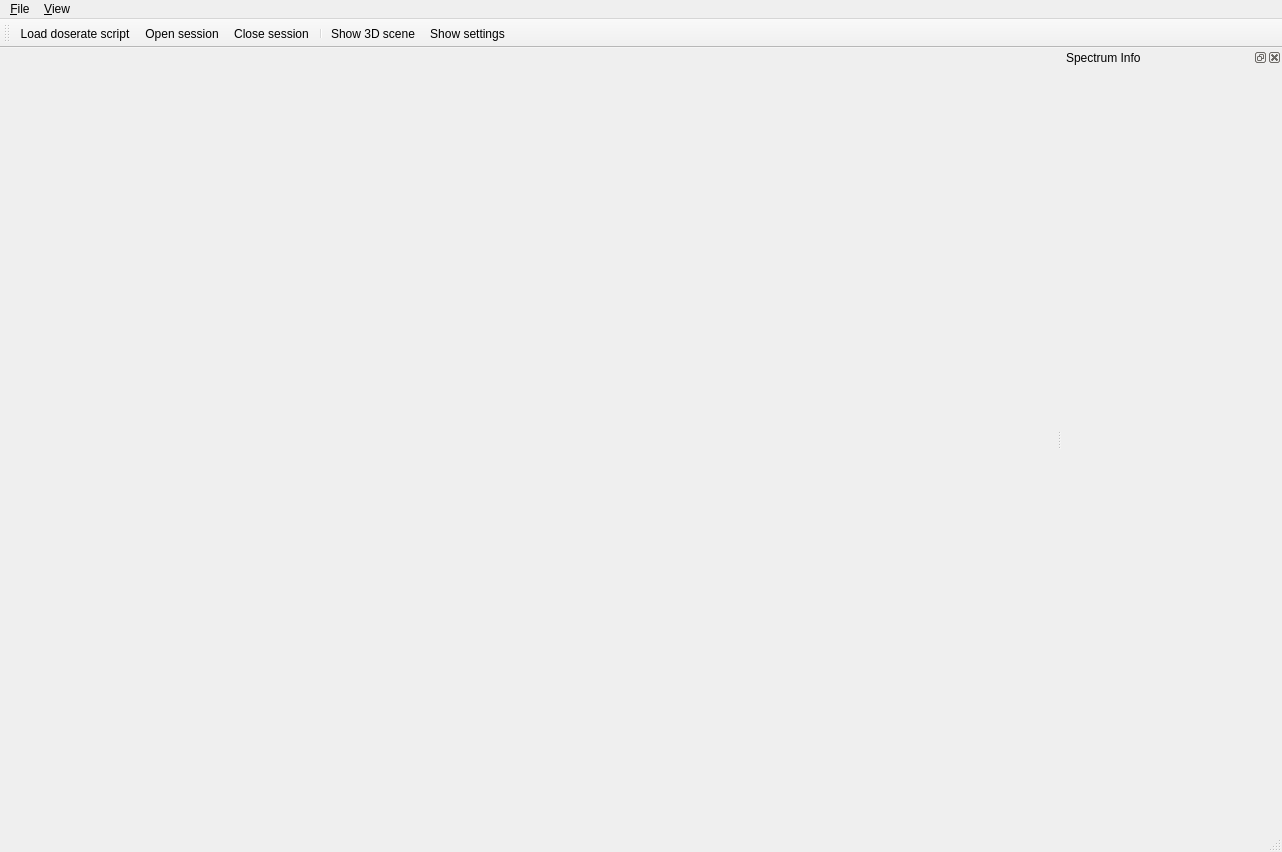
<?xml version="1.0" encoding="UTF-8"?>
<ui version="4.0">
 <class>gamman3d</class>
 <widget class="QMainWindow" name="gamman3d">
  <property name="geometry">
   <rect>
    <x>0</x>
    <y>0</y>
    <width>1282</width>
    <height>852</height>
   </rect>
  </property>
  <property name="windowTitle">
   <string>Gamma Analyzer 3D</string>
  </property>
  <property name="windowIcon">
   <iconset resource="resources.qrc">
    <normaloff>:/res/images/crash.ico</normaloff>:/res/images/crash.ico</iconset>
  </property>
  <widget class="QWidget" name="centralwidget">
   <layout class="QHBoxLayout" name="horizontalLayout">
    <property name="spacing">
     <number>0</number>
    </property>
    <property name="leftMargin">
     <number>2</number>
    </property>
    <property name="topMargin">
     <number>2</number>
    </property>
    <property name="rightMargin">
     <number>2</number>
    </property>
    <property name="bottomMargin">
     <number>2</number>
    </property>
    <item>
     <widget class="QStackedWidget" name="pages">
      <property name="currentIndex">
       <number>0</number>
      </property>
      <widget class="QWidget" name="pageScene">
       <layout class="QVBoxLayout" name="layoutScene">
        <property name="spacing">
         <number>0</number>
        </property>
        <property name="leftMargin">
         <number>0</number>
        </property>
        <property name="topMargin">
         <number>0</number>
        </property>
        <property name="rightMargin">
         <number>0</number>
        </property>
        <property name="bottomMargin">
         <number>0</number>
        </property>
       </layout>
      </widget>
      <widget class="QWidget" name="pageSettings"/>
     </widget>
    </item>
   </layout>
  </widget>
  <widget class="QMenuBar" name="menu">
   <property name="geometry">
    <rect>
     <x>0</x>
     <y>0</y>
     <width>1282</width>
     <height>33</height>
    </rect>
   </property>
   <widget class="QMenu" name="menuFile">
    <property name="title">
     <string>&amp;File</string>
    </property>
    <addaction name="actionOpenSession"/>
    <addaction name="actionCloseSession"/>
    <addaction name="separator"/>
    <addaction name="actionExit"/>
   </widget>
   <widget class="QMenu" name="menuView">
    <property name="title">
     <string>&amp;View</string>
    </property>
    <addaction name="actionShowScene"/>
    <addaction name="actionShowSettings"/>
   </widget>
   <addaction name="menuFile"/>
   <addaction name="menuView"/>
  </widget>
  <widget class="QStatusBar" name="status"/>
  <widget class="QToolBar" name="toolBar">
   <property name="windowTitle">
    <string>toolBar</string>
   </property>
   <attribute name="toolBarArea">
    <enum>TopToolBarArea</enum>
   </attribute>
   <attribute name="toolBarBreak">
    <bool>false</bool>
   </attribute>
   <addaction name="actionLoadDoserateScript"/>
   <addaction name="actionOpenSession"/>
   <addaction name="actionCloseSession"/>
   <addaction name="separator"/>
   <addaction name="actionShowScene"/>
   <addaction name="actionShowSettings"/>
  </widget>
  <widget class="QDockWidget" name="dockInfo">
   <property name="minimumSize">
    <size>
     <width>220</width>
     <height>116</height>
    </size>
   </property>
   <property name="floating">
    <bool>false</bool>
   </property>
   <property name="allowedAreas">
    <set>Qt::LeftDockWidgetArea|Qt::RightDockWidgetArea</set>
   </property>
   <property name="windowTitle">
    <string>Spectrum Info</string>
   </property>
   <attribute name="dockWidgetArea">
    <number>2</number>
   </attribute>
   <widget class="QWidget" name="dockWidgetContents">
    <layout class="QVBoxLayout" name="verticalLayout">
     <item>
      <widget class="QLabel" name="labelSpectrumId">
       <property name="text">
        <string/>
       </property>
      </widget>
     </item>
     <item>
      <widget class="QLabel" name="labelLatitude">
       <property name="text">
        <string/>
       </property>
      </widget>
     </item>
     <item>
      <spacer name="verticalSpacer">
       <property name="orientation">
        <enum>Qt::Vertical</enum>
       </property>
       <property name="sizeHint" stdset="0">
        <size>
         <width>20</width>
         <height>657</height>
        </size>
       </property>
      </spacer>
     </item>
    </layout>
   </widget>
  </widget>
  <action name="actionOpenSession">
   <property name="icon">
    <iconset resource="resources.qrc">
     <normaloff>:/res/images/open-32.png</normaloff>:/res/images/open-32.png</iconset>
   </property>
   <property name="text">
    <string>Open session</string>
   </property>
   <property name="toolTip">
    <string>Open a session directory</string>
   </property>
  </action>
  <action name="actionCloseSession">
   <property name="icon">
    <iconset resource="resources.qrc">
     <normaloff>:/res/images/close-32.png</normaloff>:/res/images/close-32.png</iconset>
   </property>
   <property name="text">
    <string>Close session</string>
   </property>
   <property name="toolTip">
    <string>Close open session</string>
   </property>
  </action>
  <action name="actionExit">
   <property name="icon">
    <iconset resource="resources.qrc">
     <normaloff>:/res/images/exit-32.png</normaloff>:/res/images/exit-32.png</iconset>
   </property>
   <property name="text">
    <string>Exit</string>
   </property>
   <property name="toolTip">
    <string>Exit application</string>
   </property>
  </action>
  <action name="actionShowScene">
   <property name="icon">
    <iconset resource="resources.qrc">
     <normaloff>:/res/images/scatter-32.png</normaloff>:/res/images/scatter-32.png</iconset>
   </property>
   <property name="text">
    <string>Show 3D scene</string>
   </property>
   <property name="toolTip">
    <string>Show 3D scene</string>
   </property>
  </action>
  <action name="actionShowSettings">
   <property name="icon">
    <iconset resource="resources.qrc">
     <normaloff>:/res/images/chart-32.png</normaloff>:/res/images/chart-32.png</iconset>
   </property>
   <property name="text">
    <string>Show settings</string>
   </property>
   <property name="toolTip">
    <string>Show settings</string>
   </property>
  </action>
  <action name="actionLoadDoserateScript">
   <property name="icon">
    <iconset resource="resources.qrc">
     <normaloff>:/res/images/script-32.png</normaloff>:/res/images/script-32.png</iconset>
   </property>
   <property name="text">
    <string>Load doserate script</string>
   </property>
   <property name="toolTip">
    <string>Load doserate script</string>
   </property>
  </action>
 </widget>
 <resources>
  <include location="resources.qrc"/>
 </resources>
 <connections/>
</ui>
